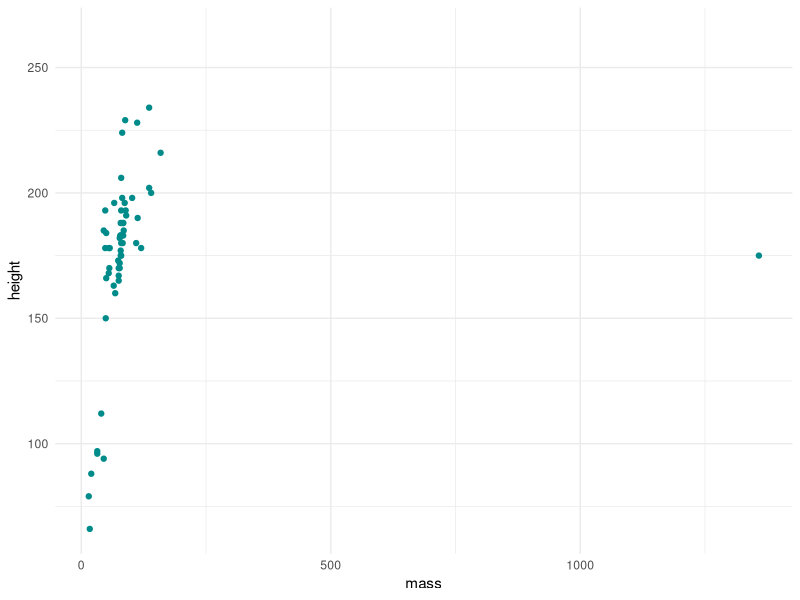

Here is the R script that generated this plot:
## ---- chunk 1
knitr::opts_chunk$set(echo = TRUE)

library(tidyverse)
## ---- chunk 2
ggplot(starwars, aes(x = mass, y = height)) +
  geom_point(color = 'darkcyan') +
  theme_minimal()
